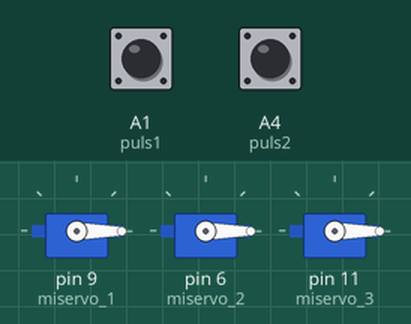
Recording of a sketch running on a simulated Arduino Uno, built with avr-gcc and run on an emulated ATmega328P. On the bench: 3 × servo. Inputs (shaded band) come from the test bench; at power-on: A1 (puls1) LOW, A4 (puls2) LOW.

Above: at 1.2 s.
1.3 s: A1 (puls1) pulled HIGH for 1 s
At 3.3 s:
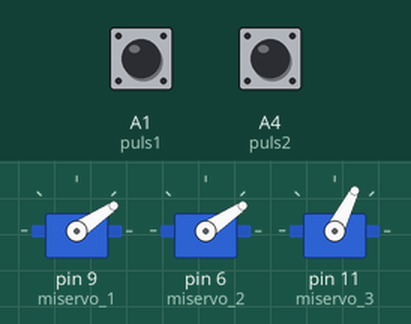
3.8 s: A4 (puls2) pulled HIGH for 3.2 s
At 4.25 s:
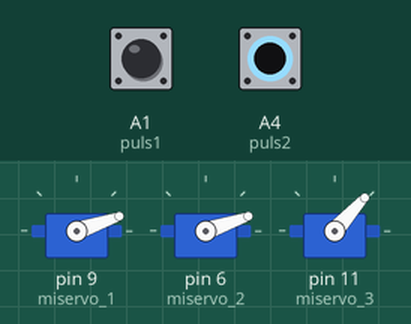
8.5 s: A1 (puls1) pulled HIGH for 3.2 s
At 12.0 s:
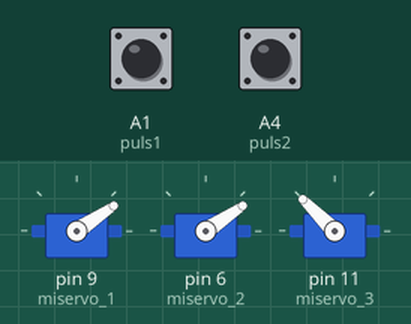
13.2 s: A1 (puls1) pulled HIGH for 0.15 s
At 13.7 s:
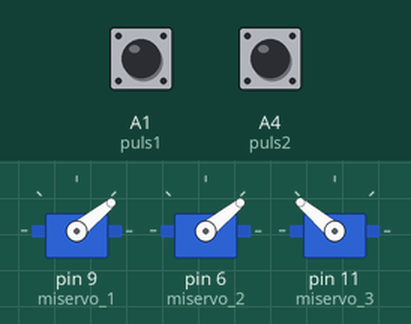
14.8 s: A1 (puls1) pulled HIGH for 0.15 s
At 16.1 s:
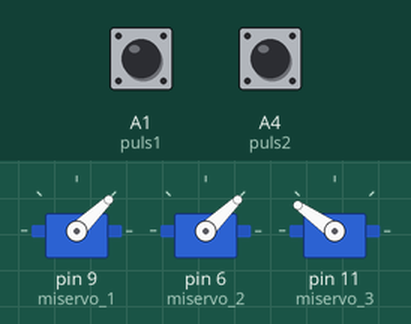
16.4 s: A1 (puls1) pulled HIGH for 1 s
At 18.4 s:
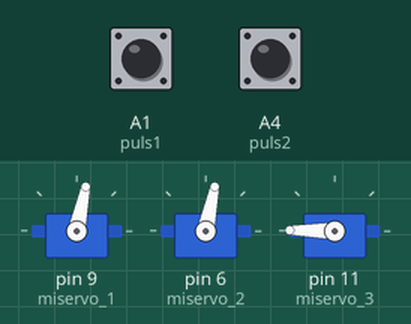
Timing chart, 0 to 19.9 s (numbered marks = the images above; inputs shaded):
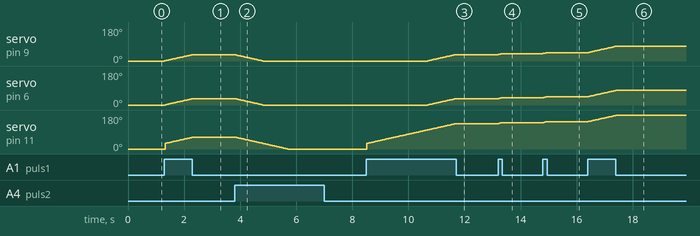

Measured:
- after the input at 1.3 s, servo on pin 9 (miservo_1): moves from 0° to 34° over 1.0 s, starting at once; servo on pin 6 (miservo_2): moves from 0° to 34° over 0.99 s, starting at once; servo on pin 11 (miservo_3): moves from 0° to 63° over 1.0 s, starting at once
- after the input at 3.8 s, servo on pin 9 (miservo_1): moves from 34° to 0° over 1.0 s, starting at once; servo on pin 6 (miservo_2): moves from 34° to 0° over 0.99 s, starting at once; servo on pin 11 (miservo_3): moves from 63° to 0° over 1.9 s, starting at once
- after the input at 8.5 s, servo on pin 9 (miservo_1): moves from 0° to 34° over 0.99 s, starting after 2.2 s; servo on pin 6 (miservo_2): moves from 0° to 34° over 1.0 s, starting after 2.2 s; servo on pin 11 (miservo_3): moves from 0° to 135° over 3.2 s, starting at once
- after the input at 13.2 s, servo on pin 9 (miservo_1), servo on pin 6 (miservo_2): 34° → 39° at once; servo on pin 11 (miservo_3): 135° → 140° at once
- after the input at 14.8 s, servo on pin 9 (miservo_1), servo on pin 6 (miservo_2): 39° → 44° at once; servo on pin 11 (miservo_3): 140° → 145° at once
- after the input at 16.4 s, servo on pin 9 (miservo_1): moves from 44° to 78° over 1.0 s, starting at once; servo on pin 6 (miservo_2): moves from 44° to 78° over 0.99 s, starting at once; servo on pin 11 (miservo_3): moves from 145° to 179° over 1.0 s, starting at once

The sketch:

CONSUMO_DE_SERVOS.ino
```cpp
//PROGRAMA TESTEO DE CONSUMO DE SERVOS
#include <SoftwareSerial.h>
#include<Servo.h>

#define puls1 A1
#define puls2 A4

Servo miservo_1;
Servo miservo_2;
Servo miservo_3;

volatile int grados1 = 0;
volatile int grados2 = 0;
volatile int grados3 = 0;
volatile int state = 0;

void setup() {

  miservo_1.attach(9, 350, 2900); // EL 2 ES EL PIN DONDE ESTA CONECTADO EL 750 ES EL 0 Y EL 1800 POR LOS 180°
  miservo_1.write(grados1);//b

  miservo_2.attach(6, 1000, 2000);
  miservo_2.write(grados2);

  miservo_3.attach(11, 1000, 2000); // EL 2 ES EL PIN DONDE ESTA CONECTADO EL 750 ES EL 0 Y EL 1800 POR LOS 180°
  miservo_3.write(grados3);//b

  Serial.begin(57600); // Configura la comunicación serial con el módulo HC-05
}

void loop() {


    if(digitalRead(puls1) == HIGH){

      grados1++;
      grados2++;
      grados3++;
      if(grados3<=30){
        grados3 = 30;
      }


      miservo_1.write(grados1);
      delay(10);
      miservo_2.write(grados2);
      delay(10);
      miservo_3.write(grados3);
      delay(10);
     }
    if(digitalRead(puls2)== HIGH){

      grados1--;
      grados2--;
      grados3--;

      miservo_1.write(grados1);
      delay(10);
      miservo_2.write(grados2);
      delay(10);
      miservo_3.write(grados3);
      delay(10);
    }
}
```
